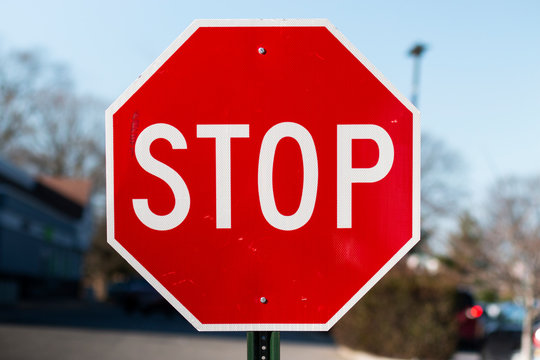
//> input picture FinalProject/test5.jpg, 540 x 360 px
$ ./finalproject   (built with g++ and OpenCV 4)
//> lines starting //> are read from the running program, lines starting //| are printed output that depends on the picture; after the words box and inside, x2 and y2 are one past the last pixel; in counts of white or black regions, pixels touching at a corner belong together
// Authors: Bosit Anvarov, Hanat Samatar, and Kush Chopra
// Topic: Road Sign Detection (further details in the writeup)

#include <opencv2/core.hpp>
#include <opencv2/highgui.hpp>
#include <opencv2/imgproc.hpp>
#include <opencv2/videoio.hpp>
#include "opencv2/imgcodecs.hpp"
#include <iostream>
using namespace cv;
using namespace std;


// enum to label the most important colors we are trying to find in the image
// Traffic Sign Color Correspondance:
//			RED - any sign that must be followed. For example: Stop Sign, Yield Sign, Do Not Enter, etc...
//			YELLOW - any sign that is a warning. For example: Construction Sign, Merge Sign, Traffic Light Ahead, etc..
//			FLUORSCENT - similar to warning, but with high emphasis. For example: Road signs in school driveway, bicyclist, etc..
//			BLUE - this sign represents there is a Hospital near
enum Color { RED, YELLOW, FLUORESCENT, BLUE };

// These are global variables to store the color within a given range.
// Since the most common color is not always specifc, giving them a upper and lower
// limits will give the approximate color.
// upper and lower bounds for red signs
const Scalar red_low = Scalar(0, 100, 100);
const Scalar red_high = Scalar(10, 255, 255);

// upper and lower bounds for yellow signs
const Scalar yellow_low = Scalar(15, 100, 100);
const Scalar yellow_high = Scalar(34, 255, 255);

// upper and lower bounds for fluorscent signs
const Scalar fluorscent_low = Scalar(35, 100, 100);
const Scalar fluorscent_high = Scalar(50, 255, 255);

// upper and lower bounds for blue signs
const Scalar blue_low = Scalar(95, 100, 100);
const Scalar blue_high = Scalar(120, 255, 255);


// basic Sign struct to initialize the color,
// rectangle, and the points in the rectangle
struct Sign
{
	Color color;
	Point position;
	Rect rect;

	Sign(Color color, Rect rect, int x, int y)
	{
		this->color = color;
		this->rect = rect;
		this->position = Point(x, y);
	}

};

// signs list to keep track of the number of different colors found in the image
vector<Sign> signs;


// largestContours() - finds and returns the biggest contours within the image
// precondition: the contours are fixed and given in the parameter
// postconditions: according the the maximum area generated by each contours
//				   we find the largest one and store it inside our result
Rect largestContours(const double& area, const vector<vector<Point>>& conts)
{
	// keep track of the maximums
	Rect res;
	double maxArea = area;

	// iterate over each contour
	for (int i = 0; i < conts.size(); i++)
	{
		// store the area of the current contour
		double area = contourArea(conts[i]);

		// compare current contourArea with old maxContour area
		if (area > maxArea)
		{
			// assign their new values
			maxArea = area;
			res = boundingRect(conts[i]);
		}
	}

	return res;
}


// getSigns() - gets the largest contour for specific given color and places it inside Signs vector
// precondition: the input image exists in the directory
// postconditions: the input image gets converted to hsv colospace,
//				   using the inRange() function, it turns the background of
//				   the image into black while turning the color we are looking
//				   for into white, after that the contour can be detected
void getSigns(const Mat& input, Scalar low, Scalar high, Color color)
{
	// create matricies to store new data
	Mat mask, img;

	// convert rgb image to hsv
	// mask the hsv image using the given upper and lower bounds
	cvtColor(input, img, COLOR_BGR2HSV);
	inRange(img, low, high, mask);

	// 2d vector to keep track of contour points
	vector<vector<Point>> contours;

	// find the contour points from the mask and record it
	findContours(mask, contours, RETR_EXTERNAL, CHAIN_APPROX_NONE);

	// get the biggest contours
	Rect rect = largestContours(0, contours);

	// specify the size of the rectangle so it
	// only detects the ones that are large enough
	if (rect.width > 200 && rect.height > 200)
	{
		// store all the biggest contours in the vector
		signs.emplace_back(color, rect, rect.x + rect.width / 2, rect.y + rect.height / 2);
	}

}

// showSigns() - this checks which of the signs are residing inside the image and returns the result
// precondition: input image is the original image
// postconditions: using the given vector length, we iterate through each Sign in the vector
//				   and draw the appropriate rectangle along with its name for each case that occurs
Mat showSigns(const Mat& input, const int& length)
{
	Mat res = input.clone();
	for (int i = 0; i < length; i++)
	{
		// RED, YELLOW, GREEN, FLUORESCENT, BLUE
		// draw the appropriate rectangle for each color
		// write the appropriate name for each color
		switch (signs[i].color) {

		case RED:
			rectangle(res, signs[i].rect.tl(), signs[i].rect.br(), Scalar(0, 255, 0), 5);
			putText(res, "REGULATORY", Point(signs[i].rect.x, signs[i].rect.y), FONT_HERSHEY_TRIPLEX, 1, Scalar(0, 0, 255), 2);
			break;

		case YELLOW:
			rectangle(res, signs[i].rect.tl(), signs[i].rect.br(), Scalar(255, 255, 0), 5);
			putText(res, "WARNING", Point(signs[i].rect.x, signs[i].rect.y), FONT_HERSHEY_TRIPLEX, 1, Scalar(0, 255, 255), 2);
			break;

		case FLUORESCENT:
			rectangle(res, signs[i].rect.tl(), signs[i].rect.br(), Scalar(255, 255, 0), 5);
			putText(res, "HIGH EMPHASIS WARNING", Point(signs[i].rect.x, signs[i].rect.y), FONT_HERSHEY_TRIPLEX, 1, Scalar(100, 100, 0), 2);
			break;

		case BLUE:
			rectangle(res, signs[i].rect.tl(), signs[i].rect.br(), Scalar(0, 0, 255), 5);
			putText(res, "GUIDANCE", Point(signs[i].rect.x, signs[i].rect.y), FONT_HERSHEY_TRIPLEX, 1, Scalar(255, 0, 0), 2);
			break;

		default:
			break;
		}
	}

	return res;
}


// Main
// replace the imread() content with a different image in order to run a differnt image
// make sure the image is inside the directory of this program
int main(int argc, char* argv[])
{
	// read the given image
	Mat res = imread("test5.jpg");
//> res is the input picture: 360 rows x 540 cols, CV_8UC3; mean B, G, R 111.2, 105.6, 163.3

	// check if the colors in the enum are present in the given input image
	// if so, put them in the signs vector
	getSigns(res.clone(), red_low, red_high, RED);
//> in getSigns, `cvtColor(input, img, COLOR_BGR2HSV);`: img: 360 rows x 540 cols, CV_8UC3; mean H, S, V 63.8, 125.5, 179.6
//> in getSigns, `inRange(img, low, high, mask);`:
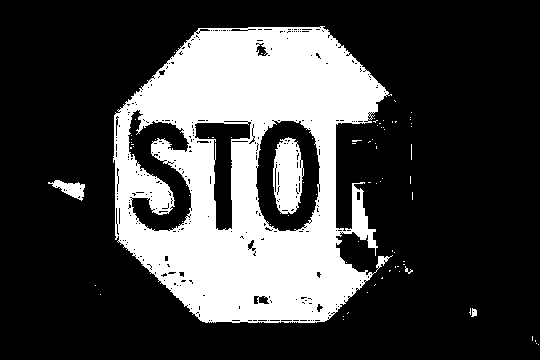
//> mask: 360 rows x 540 cols, CV_8UC1; 26.6% white; 77 white regions (72 under 20 px)
//> in getSigns, `findContours(mask, contours, RETR_EXTERNAL, CHAIN_APPROX_NONE);`: contours = 57 contours, 54 with area under 20; largest, box (x1, y1, x2, y2) and area: (113, 26, 393, 323) 61782, (48, 180, 85, 201) 320, (471, 308, 477, 317) 26
//> the loop in largestContours, `for (int i = 0; i < conts.size(); i++)` made 57 passes
//> (area, maxArea, res) on passes 8, 30, 57: (26, 26, Rect(471, 308, 6, 9)), (319.5, 319.5, Rect(48, 180, 37, 21)), (61781.5, 61781.5, Rect(113, 26, 280, 297))
//> after the loop in largestContours, `for (int i = 0; i < conts.size(); i++)`: maxArea = 61781.5
//> in getSigns, `Rect rect = largestContours(0, contours);`: rect = Rect(113, 26, 280, 297)
//> in getSigns, `signs.emplace_back(color, rect, rect.x + rect.width / 2, rect.y + rect..`: signs = 1 item
	getSigns(res.clone(), yellow_low, yellow_high, YELLOW);
//> call 2 of getSigns, with low = Scalar(15, 100, 100), high = Scalar(34, 255, 255)
//> in getSigns (call 2), `inRange(img, low, high, mask);`:
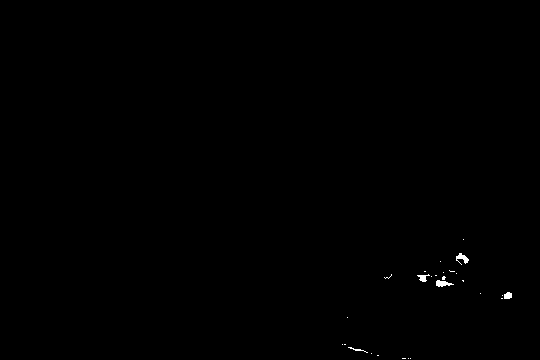
//> mask: 360 rows x 540 cols, CV_8UC1; 0.17% white; 27 white regions (22 under 20 px)
//> in getSigns (call 2), `findContours(mask, contours, RETR_EXTERNAL, CHAIN_APPROX_NONE);`: contours = 27 contours, 23 with area under 20; largest, box (x1, y1, x2, y2) and area: (436, 280, 454, 287) 55, (456, 253, 469, 265) 50, (504, 292, 512, 299) 35, (417, 274, 430, 282) 35
//> the loop in largestContours (call 2), `for (int i = 0; i < conts.size(); i++)` made 27 passes
//> (area, maxArea, res) on passes 13, 15: (35, 35, Rect(504, 292, 8, 7)), (55, 55, Rect(436, 280, 18, 7))
//> area on passes 19, 26: 35, 50
//> in getSigns (call 2), `Rect rect = largestContours(0, contours);`: rect = Rect(436, 280, 18, 7)
	getSigns(res.clone(), blue_low, blue_high, BLUE);
//> call 3 of getSigns, with low = Scalar(95, 100, 100), high = Scalar(120, 255, 255)
//> in getSigns (call 3), `inRange(img, low, high, mask);`:
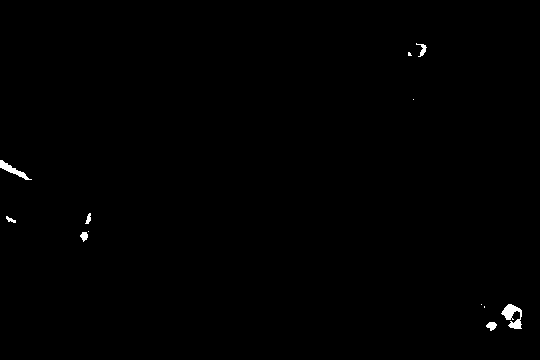
//> mask: 360 rows x 540 cols, CV_8UC1; 0.38% white; 12 white regions (5 under 20 px)
//> in getSigns (call 3), `findContours(mask, contours, RETR_EXTERNAL, CHAIN_APPROX_NONE);`: contours = 12 contours, 5 with area under 20; largest, box (x1, y1, x2, y2) and area: (501, 304, 522, 329) 228, (0, 160, 32, 180) 146, (486, 322, 497, 331) 52, (80, 232, 88, 242) 40, (416, 43, 427, 57) 38, (85, 213, 91, 224) 26, (6, 216, 16, 223) 22
//> in getSigns (call 3), `Rect rect = largestContours(0, contours);`: rect = Rect(501, 304, 21, 25)
	getSigns(res.clone(), fluorscent_low, fluorscent_high, FLUORESCENT);
//> in getSigns (call 4), `inRange(img, low, high, mask);`: mask: 360 rows x 540 cols, CV_8UC1; 0.38% of pixels changed, all inside (x1, y1, x2, y2) = (0, 43, 522, 331)
//> in getSigns (call 4), `findContours(mask, contours, RETR_EXTERNAL, CHAIN_APPROX_NONE);`: contours = 0 contours

	// get the resulting image which has the road signs detected if there is a match
	Mat output = showSigns(res, signs.size());
//> the loop in showSigns, `for (int i = 0; i < length; i++)` made 1 pass
//> pass 1, in showSigns, `putText(res, "REGULATORY", Point(signs[i].rect.x, signs[i].rect.y), FO..`:
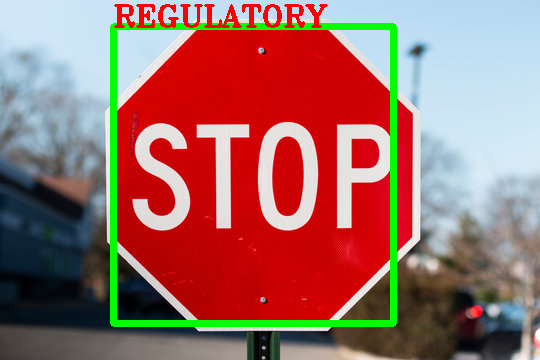
//> res: 360 rows x 540 cols, CV_8UC3; 5.05% of pixels changed, all inside (x1, y1, x2, y2) = (110, 4, 397, 327)

	// show the output on the screen
	// write the output in the directory
	imshow("output", output);
	waitKey(0);
	imwrite("output.jpg", output);

	return 0;
}
